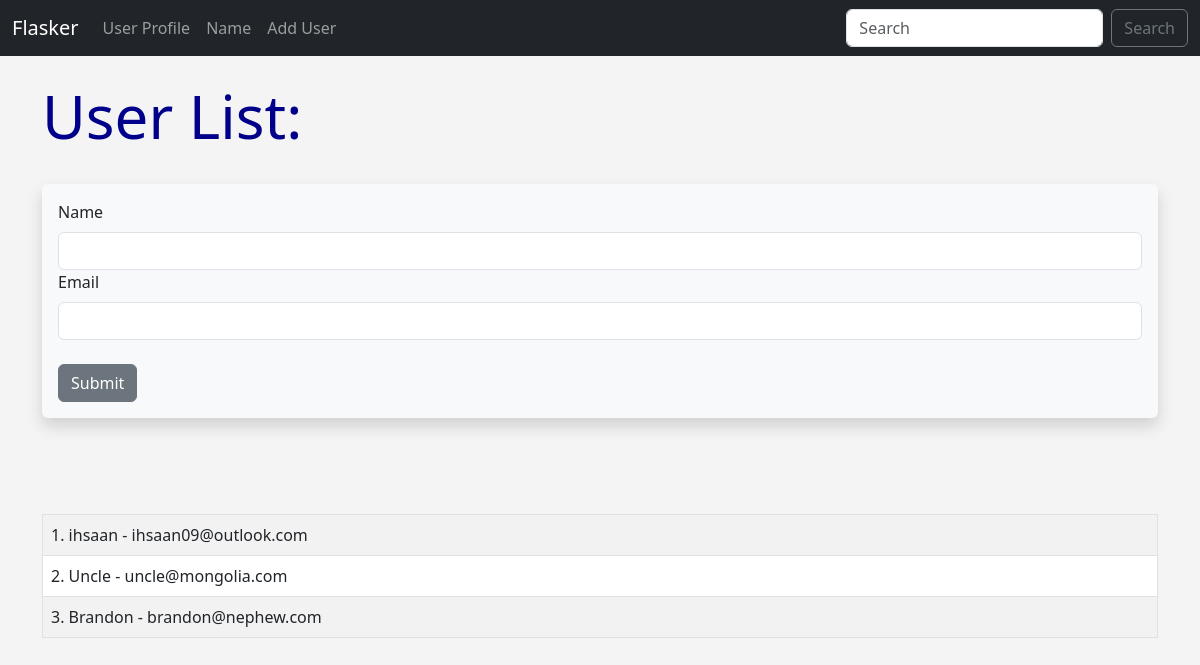
The page /user/add on the database as committed earlier.
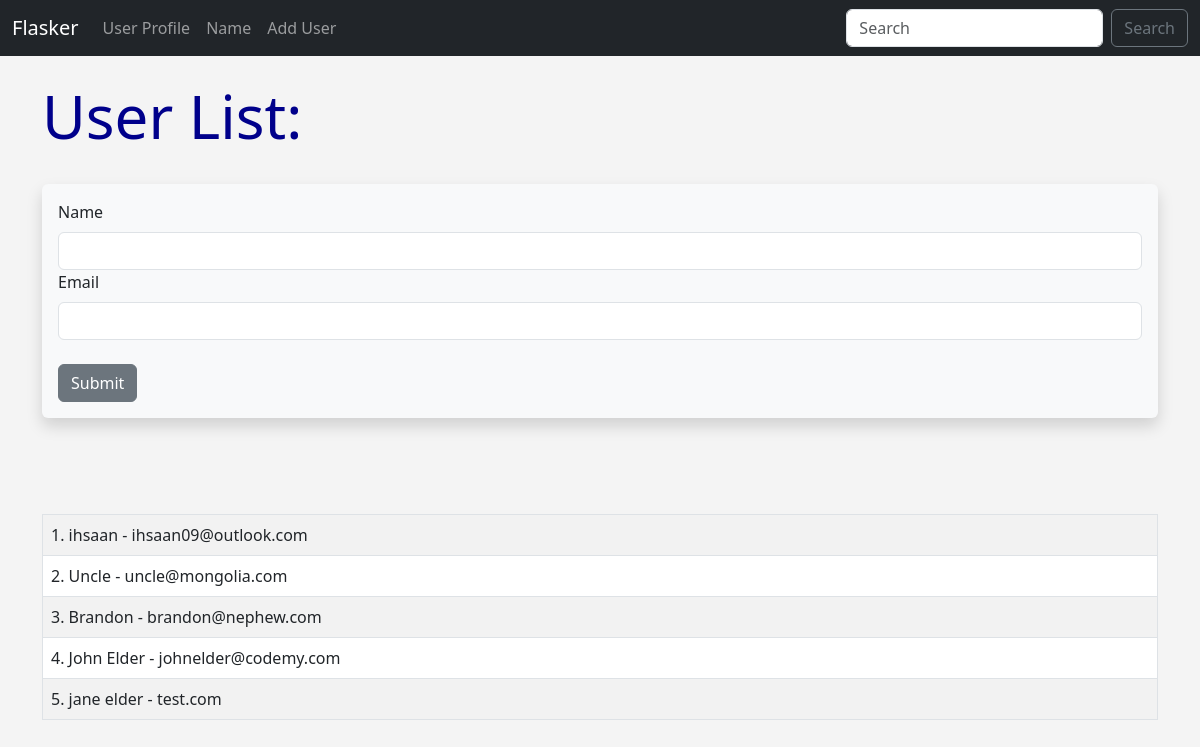
The same page on the database as committed later.
### hello.py (models this page shows, shortened)
class Users(db.Model):
	id = db.Column(db.Integer, primary_key=True)
	name = db.Column(db.String(200), nullable=False)
	email = db.Column(db.String(120), nullable=False, unique=True)
	date_added = db.Column(db.DateTime, default=datetime.utcnow)

### hello.py (the view, shortened to what this page needs)
@app.route('/user/add', methods=['GET', 'POST'])
def add_user():
	name = None
	form = UserForm()
	our_users = Users.query.order_by(Users.date_added)
	return render_template("add_user.html",
		form=form,
		name=name,
		our_users=our_users)

### hello.py
class UserForm(FlaskForm):
	name = StringField("Name", validators=[DataRequired()])
	email = StringField("Email", validators=[DataRequired()])
	submit = SubmitField("Submit")

### templates/add_user.html (shortened to what this page needs)
{% extends 'base.html' %}
{% block content %}
{% if name %}
	<h1>User Added!</h1>
	<br/><br/><br/>
<table class="table table-hover table-bordered table-striped">
{% for our_user in our_users %}
	<tr>
	<td>{{ our_user.id }}. {{ our_user.name }} - {{ our_user.email }}</td>
	</tr>
{% endfor %}
</table>
{% else %}
	<h1>User List:</h1>
	<br/>
<div class="shadow p-3 mb-5 bg-body-tertiary rounded">
	<form method="POST">
		{{ form.name.label(class="form-label") }}
		{{ form.name(class="form-control") }}
		{{ form.email.label(class="form-label") }}
		{{ form.email(class="form-control") }}
		<br/>
		{{ form.submit(class="btn btn-secondary") }}
	</form>
</div>
<br/><br/>
<table class="table table-hover table-bordered table-striped">
{% for our_user in our_users %}
	<tr>
	<td>{{ our_user.id }}. {{ our_user.name }} - {{ our_user.email }}</td>
	</tr>
{% endfor %}
</table>
{% endif %}
{% endblock %}

### templates/base.html (shortened to what this page needs)
<!doctype html>
<html lang="en">
  <head>
    <link href="https://cdn.jsdelivr.net/npm/bootstrap@5.3.0-alpha1/dist/css/bootstrap.min.css" rel="stylesheet">
    <link href="{{ url_for('static', filename='css/style.css') }}" rel="stylesheet">
  </head>
  <body>
  	{% include 'navbar.html' %}
  	<br/>
  	<div class="container">
    	{% block content %}
    	{% endblock %}
  	</div>
  </body>
</html>

### templates/navbar.html (shortened to what this page needs)
<nav class="navbar navbar-expand-lg navbar-dark bg-dark">
  <div class="container-fluid">
    <a class="navbar-brand" href="{{ url_for('index') }}">Flasker</a>
    <div class="collapse navbar-collapse" id="navbarSupportedContent">
      <ul class="navbar-nav me-auto mb-2 mb-lg-0">
        <li class="nav-item">
          <a class="nav-link" href="{{ url_for('user', name='Ihsaan') }}">User Profile</a>
        </li>
        <li class="nav-item">
          <a class="nav-link" href="{{ url_for('name') }}">Name</a>
        </li>
        <li class="nav-item">
          <a class="nav-link" href="{{ url_for('add_user') }}">Add User</a>
        </li>
      </ul>
      <form class="d-flex" role="search">
        <input class="form-control me-2" type="search" placeholder="Search" aria-label="Search">
        <button class="btn btn-outline-secondary" type="submit">Search</button>
      </form>
    </div>
  </div>
</nav>

### static/css/style.css (style rules this page uses)
h1 { color: darkblue; font-size: 60px; }
body { background-color: #f4f4f4; }

Rows that differ between the two databases and show on the page:
added Users: id "4", name "John Elder", email "johnelder@codemy.com"
added Users: id "5", name "jane elder", email "test.com"
